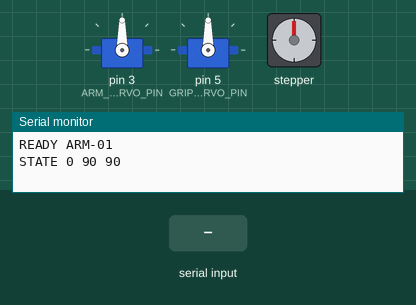
Bench run of a sketch on a simulated Arduino Uno, built with avr-gcc and run on an emulated ATmega328P. On the bench: 2 × servo, stepper motor, the last lines printed to the serial monitor. Inputs (shaded band) come from the test bench. Stepper angles assume 2048 steps per turn.

Above: at 1.5 s.
1.6 s: "a" received over Serial
At 2.8 s:
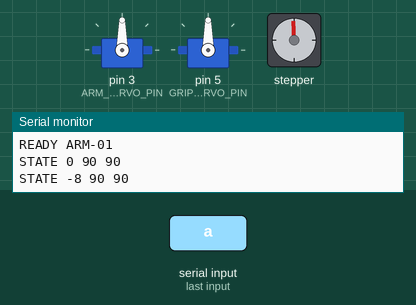
3.1 s: "d" received over Serial
At 3.4 s:
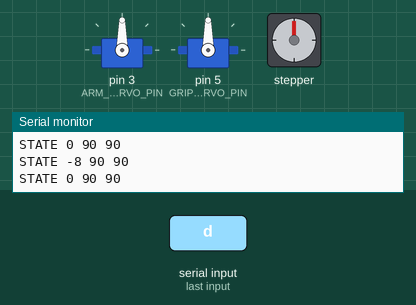
Timing chart, 0 to 6.1 s (numbered marks = the images above; inputs shaded):
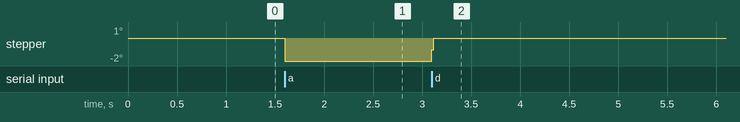

Measured:
- after the input at 3.1 s, stepper: goes -1° 0.02 s, then 0°, starting at once

The sketch:

RobotArmController.ino
```cpp
#include <Servo.h>
#include <Stepper.h>

// ---- Pin configuration ----
const byte ARM_SERVO_PIN = 3;      // Joint servos 1, 2, 3: signal wires together
const byte GRIPPER_SERVO_PIN = 5;
const byte STEPPER_IN1 = 8;
const byte STEPPER_IN2 = 9;
const byte STEPPER_IN3 = 10;
const byte STEPPER_IN4 = 11;

// 28BYJ-48 + ULN2003: change this value if your motor is different.
const int STEPS_PER_REVOLUTION = 2048;
const int STEPPER_CHUNK = 8;
const int SERVO_INCREMENT = 2;
const int ARM_MIN = 15;
const int ARM_MAX = 165;
const int GRIPPER_MIN = 10;
const int GRIPPER_MAX = 170;
const int ARM_HOME = 90;
const int GRIPPER_HOME = 90;

Servo armServos;
Servo gripperServo;

// Stepper library order for a 28BYJ-48 is IN1, IN3, IN2, IN4.
Stepper baseStepper(STEPS_PER_REVOLUTION,
                    STEPPER_IN1, STEPPER_IN3, STEPPER_IN2, STEPPER_IN4);

int armAngle = ARM_HOME;
int gripperAngle = GRIPPER_HOME;
long basePosition = 0;

void reportState() {
  Serial.print(F("STATE "));
  Serial.print(basePosition);
  Serial.print(' ');
  Serial.print(armAngle);
  Serial.print(' ');
  Serial.println(gripperAngle);
}

void moveArm(int amount) {
  armAngle = constrain(armAngle + amount, ARM_MIN, ARM_MAX);
  armServos.write(armAngle);
}

void moveGripper(int amount) {
  gripperAngle = constrain(gripperAngle + amount, GRIPPER_MIN, GRIPPER_MAX);
  gripperServo.write(gripperAngle);
}

void moveBase(int amount) {
  baseStepper.step(amount);
  basePosition += amount;
}

void goHome() {
  // Servo home only. The stepper has no position sensor, so base zeroing
  // requires a limit switch and is intentionally not attempted here.
  armAngle = ARM_HOME;
  gripperAngle = GRIPPER_HOME;
  armServos.write(armAngle);
  gripperServo.write(gripperAngle);
}

void handleCommand(char command) {
  switch (tolower(command)) {
    case 'w': moveArm(+SERVO_INCREMENT); break;
    case 's': moveArm(-SERVO_INCREMENT); break;
    case 'a': moveBase(-STEPPER_CHUNK); break;
    case 'd': moveBase(+STEPPER_CHUNK); break;
    case 'q': moveGripper(-SERVO_INCREMENT); break;
    case 'e': moveGripper(+SERVO_INCREMENT); break;
    case 'r': goHome(); break;
    case 'x': return; // Stop marker; useful for future expansion.
    default: return;  // Ignore Enter, newline, spaces, and unknown input.
  }
  reportState();
}

void setup() {
  Serial.begin(115200);
  armServos.attach(ARM_SERVO_PIN);
  gripperServo.attach(GRIPPER_SERVO_PIN);
  baseStepper.setSpeed(10);
  goHome();
  delay(350);
  Serial.println(F("READY ARM-01"));
  reportState();
}

void loop() {
  while (Serial.available() > 0) {
    handleCommand((char)Serial.read());
  }
}
```
